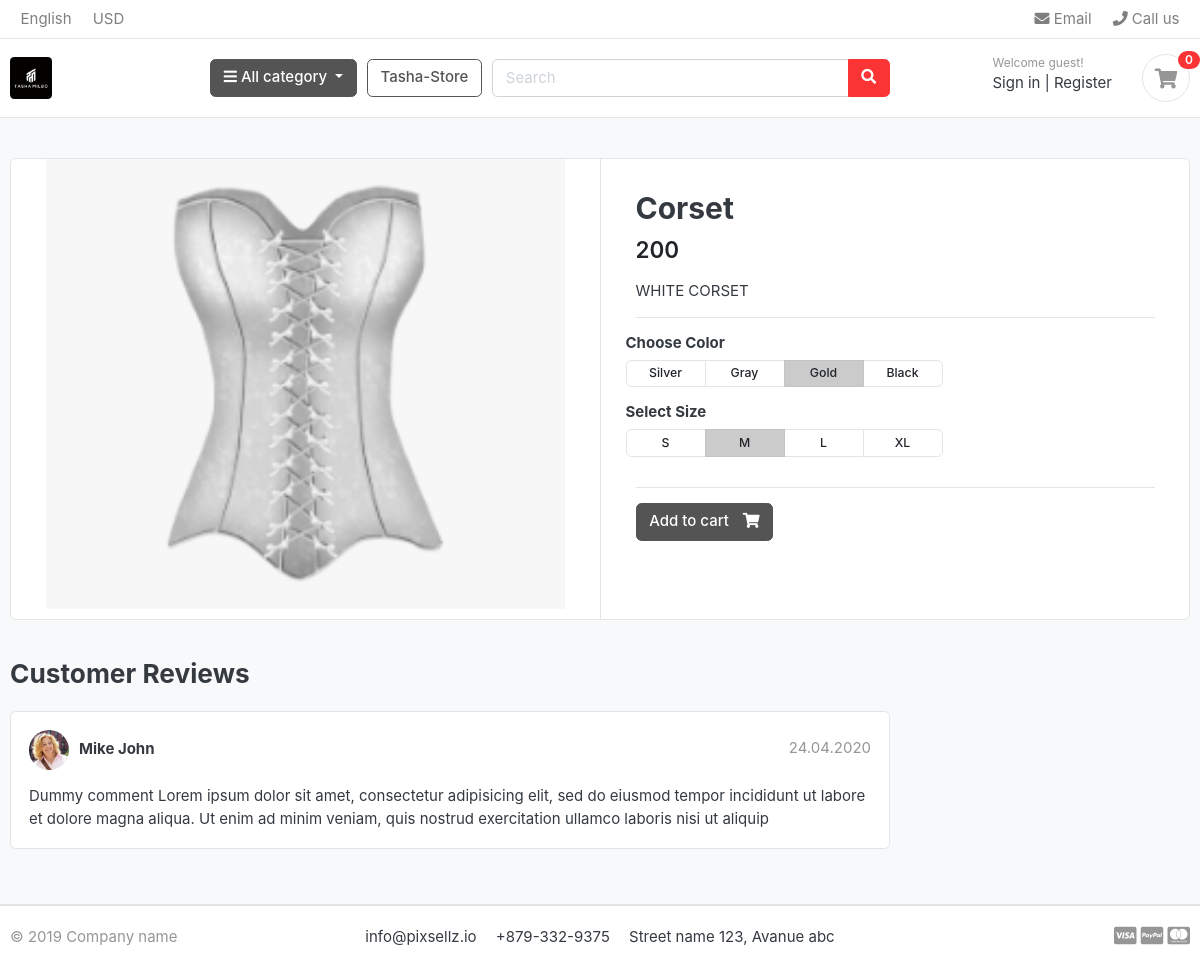
Before: /store/Corset/corset/ with the older database file.
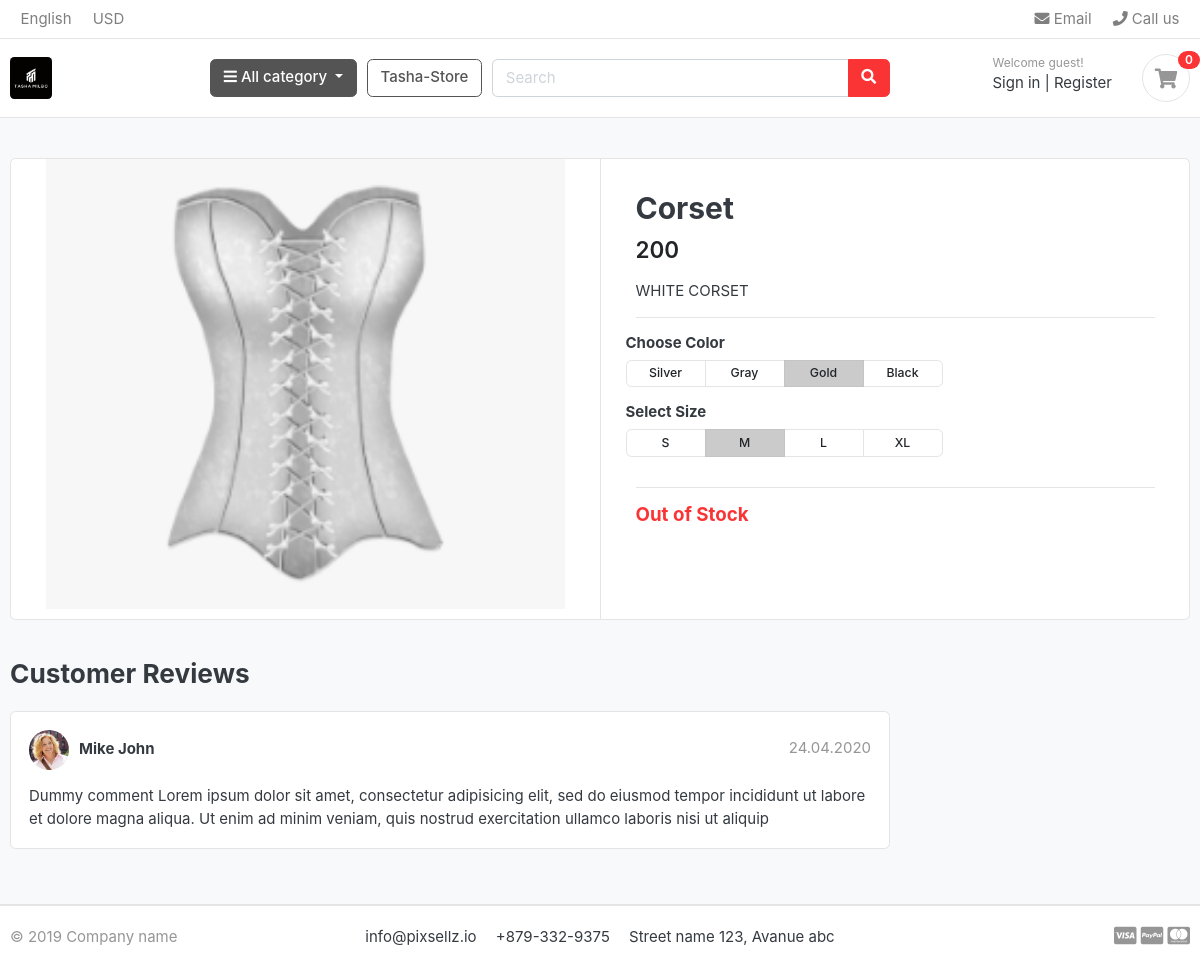
After: the same page with the newer database file.
### store/models.py (models this page shows, shortened)
class Product(models.Model):
    product_name = models.CharField(max_length=200, unique=True)
    slug         = models.SlugField(max_length=200, unique=True)
    description  = models.TextField(max_length=500, blank=True)
    price        = models.IntegerField()
    images       = models.ImageField(upload_to='photos/products')
    stock        = models.IntegerField()
    is_available = models.BooleanField(default=True)
    category     = models.ForeignKey(Category, on_delete=models.CASCADE)
    create_date  = models.DateTimeField(auto_now_add=True)
    modified_date= models.DateTimeField(auto_now=True)

### store/views.py (the view)
# urls.py: path('<slug:category_slug>/<slug:product_slug>/', views.product_detail, name='product_detail'),
def product_detail(request, category_slug, product_slug):
    try:
        single_product = Product.objects.get(category__slug=category_slug, slug=product_slug)
    except Exception as e:
        raise e
    context = {
        'single_product': single_product,
    }
    return render(request, 'store/product_detail.html', context)

### category/context_processors.py (called while the page is built)
def menu_links(request):
    links = Category.objects.all()
    return dict(links=links)

### category/models.py (called while the page is built)
    def get_url(self):
            return reverse('products_by_category', args=[self.slug])

### templates/store/product_detail.html
{% extends 'base.html' %}
{% load static %}
{% block content %}
<section class="section-content padding-y bg">
<div class="container">
<div class="card">
	<div class="row no-gutters">
		<aside class="col-md-6">
<article class="gallery-wrap">
	<div class="img-big-wrap">
	   <a href="#"><img src="{{single_product.images.url }}"></a>
	</div>
</article>
		</aside>
		<main class="col-md-6 border-left">
<article class="content-body">
<h2 class="title">{{ single_product.product_name }}</h2>
<div class="mb-3">
	<var class="price h4">{{single_product.price}}</var>
</div>
<p>{{ single_product.description }}</p>
<hr>
	<div class="row">
		<div class="item-option-select">
			<h6>Choose Color</h6>
			<div class="btn-group btn-group-sm btn-group-toggle" data-toggle="buttons">
			  <label class="btn btn-light">
			    <input type="radio" name="radio_color"> Silver
			  </label>
			  <label class="btn btn-light">
			    <input type="radio" name="radio_color" > Gray
			  </label>
			  <label class="btn btn-light active">
			    <input type="radio" name="radio_color checked"> Gold
			  </label>
			  <label class="btn btn-light">
			    <input type="radio" name="radio_color"> Black
			  </label>
			</div>
		</div>
	</div>
	<div class="row">
		<div class="item-option-select">
			<h6>Select Size</h6>
			<div class="btn-group btn-group-sm btn-group-toggle" data-toggle="buttons">
			  <label class="btn btn-light">
			    <input type="radio" name="radio_color"> S
			  </label>
			  <label class="btn btn-light active">
			    <input type="radio" name="radio_color" checked> M
			  </label>
			  <label class="btn btn-light">
			    <input type="radio" name="radio_color"> L
			  </label>
			  <label class="btn btn-light">
			    <input type="radio" name="radio_color"> XL
			  </label>
			</div>
		</div>
	</div>
	<hr>
	{% if single_product.stock <= 0 %}
	<h5 class="text-danger">Out of Stock</h5>
	{% else %}
	<a href="{% url 'add_cart' single_product.id %}" class="btn  btn-secondary"> <span class="text">Add to cart</span> <i class="fas fa-shopping-cart"></i>  </a>
  {% endif %}
</article>
		</main>
	</div>
</div>
<br>
<div class="row">
			<div class="col-md-9">
	<header class="section-heading">
		<h3>Customer Reviews </h3>
	</header>
	<article class="box mb-3">
		<div class="icontext w-100">
			<img src="{% static './images/avatars/avatar1.jpg'%}" class="img-xs icon rounded-circle">
			<div class="text">
				<span class="date text-muted float-md-right">24.04.2020 </span>
				<h6 class="mb-1">Mike John </h6>
			</div>
		</div>
		<div class="mt-3">
			<p>
				Dummy comment Lorem ipsum dolor sit amet, consectetur adipisicing elit, sed do eiusmod
				tempor incididunt ut labore et dolore magna aliqua. Ut enim ad minim veniam,
				quis nostrud exercitation ullamco laboris nisi ut aliquip
			</p>
		</div>
	</article>
	</div>
</div>
</div>
</section>
{% endblock %}

### templates/base.html (shortened to what this page needs)
{% load static %}
<!DOCTYPE HTML>
<html lang="en">
<head>
<link href="{%static 'css/bootstrap.css' %}" rel="stylesheet" type="text/css"/>
<link href="{% static 'fonts/fontawesome/css/all.min.css'%}" type="text/css" rel="stylesheet">
<link href="{% static 'css/ui.css'%}" rel="stylesheet" type="text/css"/>
<link href="{% static 'css/responsive.css'%}" rel="stylesheet" media="only screen and (max-width: 1200px)" />
</head>
<body>
{% include 'includes/navbar.html' %}
{% block content %}{% endblock %}
{% include 'includes/footer.html' %}

### templates/includes/navbar.html (shortened to what this page needs)
{% load static %}
<header class="section-header">
<nav class="navbar p-md-0 navbar-expand-sm navbar-light border-bottom">
<div class="container">
  <div class="collapse navbar-collapse" id="navbarTop4">
    <ul class="navbar-nav mr-auto">
      <li class="nav-item dropdown">
      <a href="#" class="nav-link">   English </a>
    </li>
    <li class="nav-item dropdown">
      <a href="#" class="nav-link"> USD </a>
    </li>
    </ul>
    <ul class="navbar-nav">
    <li><a href="#" class="nav-link"> <i class="fa fa-envelope"></i> Email </a></li>
    <li><a href="#" class="nav-link"> <i class="fa fa-phone"></i> Call us </a></li>
  </ul>
  </div>
</div>
</nav>
<section class="header-main border-bottom">
  <div class="container">
<div class="row align-items-center">
  <div class="col-lg-2 col-md-3 col-6">
    <a href="{% url 'home'%}" class="brand-wrap">
      <img class="logo" src="{% static './images/tasha_logo.jpg'%}" style="border-radius: 10%;">
    </a>
  </div>
  <div class="col-lg col-sm col-md col-6 flex-grow-0">
    <div class="category-wrap dropdown d-inline-block float-right">
      <button type="button" class="btn btn-secondary dropdown-toggle" data-toggle="dropdown">
        <i class="fa fa-bars"></i> All category
      </button>
    </div>
  </div>
  <a href="{% url 'store' %}" class="btn btn-outline-secondary">Tasha-Store</a>
  <div class="col-lg  col-md-6 col-sm-12 col">
    <form action="#" class="search">
      <div class="input-group w-100">
          <input type="text" class="form-control" style="width:60%;" placeholder="Search">
          <div class="input-group-append">
            <button class="btn btn-danger" type="submit">
              <i class="fa fa-search"></i>
            </button>
          </div>
        </div>
    </form>
  </div>
  <div class="col-lg-3 col-sm-6 col-8 order-2 order-lg-3">
        <div class="d-flex justify-content-end mb-3 mb-lg-0">
          <div class="widget-header">
            <small class="title text-muted">Welcome guest!</small>
            <div>
              <a href="./signin.html">Sign in</a> <span class="dark-transp"> | </span>
              <a href="./register.html"> Register</a>
            </div>
          </div>
          <a href="./cart.html" class="widget-header pl-3 ml-3">
            <div class="icon icon-sm rounded-circle border"><i class="fa fa-shopping-cart"></i></div>
            <span class="badge badge-pill badge-danger notify">0</span>
          </a>
        </div>
      </div>
</div>
  </div>
</section>
</header>

### templates/includes/footer.html
<footer class="section-footer border-top">
	<div class="container">
		<section class="footer-bottom border-top row">
			<div class="col-md-2">
				<p class="text-muted"> &copy 2019 Company name </p>
			</div>
			<div class="col-md-8 text-md-center">
				<span  class="px-2">info@pixsellz.io</span>
				<span  class="px-2">+879-332-9375</span>
				<span  class="px-2">Street name 123, Avanue abc</span>
			</div>
			<div class="col-md-2 text-md-right text-muted">
				<i class="fab fa-lg fa-cc-visa"></i>
				<i class="fab fa-lg fa-cc-paypal"></i>
				<i class="fab fa-lg fa-cc-mastercard"></i>
			</div>
		</section>
	</div>
</footer>

### greatkart/static/css/ui.css (style rules this page uses)
html { font-family: "Inter", sans-serif; font-size: 15px; }
.content-body { flex: 1 1 auto; padding: 2rem 2.3rem; }
.icon-xs, .icon-sm, .icon-md, .icon-lg { display: inline-block; text-align: center; flex-shrink: 0; flex-grow: 0; }
.icon-sm { width: 48px; height: 48px; line-height: 48px !important; font-size: 20px; }
.img-xs, .img-sm, .img-md, .img-lg { -o-object-fit: cover; object-fit: cover; flex-shrink: 0; flex-grow: 0; }
.img-xs { width: 40px; height: 40px; }
.padding-y { padding-top: 40px; padding-bottom: 40px; }
var { font-style: normal; }
article:after, .form-group:after { display: block; clear: both; content: ""; }
.bg { background-color: #f8f9fa; }
.section-heading { margin-bottom: 20px; margin-top: 15px; }
p:last-child { margin-bottom: 0; }
.header-main { position: relative; padding-top: 1rem; padding-bottom: 1rem; }
.brand-wrap .logo, .navbar-brand .logo { margin-right: 7px; max-height: 42px; display: inline-block; }
.widget-header { display: inline-block; vertical-align: middle; position: relative; }
.widget-header a { color: #343a40; }
.widget-header i { color: #969696; }
.widget-header .title { display: block; }
.widget-header .notify { position: absolute; top: -3px; right: -10px; }
.footer-bottom { padding-top: 20px; padding-bottom: 20px; }
.btn-light { background-color: #fff; border-color: #e4e4e4; }
.icontext { display: inline-flex; align-items: center; vertical-align: middle; }
.icontext .text { width: 100%; line-height: 1.2; }
.icontext .icon { position: relative; margin-right: 10px; flex-shrink: 0; flex-grow: 0; }
.notify { position: absolute; top: -4px; right: -10px; display: inline-block; padding: 0.25em 0.6em; font-size: 12px; line-height: 1; text-align: center; border-radius: 3rem; color: #fff; background-color: #fa3434; }
.price { font-weight: 600; color: #212529; }
.box { padding: 18px; background: #fff; border-radius: 0.37rem; border: 1px solid #e4e4e4; }
.box img { max-width: 100%; }
.gallery-wrap .img-big-wrap { margin-bottom: 10px; border-radius: 0.37rem; overflow: hidden; background-color: #fff; }
.gallery-wrap .img-big-wrap a { text-align: center; display: block; }
.gallery-wrap .img-big-wrap img { height: 450px; width: auto; display: inline-block; }
.item-option-select { margin-bottom: 1rem; display: inline-block; margin-right: 15px; }
.item-option-select .btn { min-width: 80px; }

Changed rows visible on the page:
changed Product "Corset": stock 100 → 0 (drawn)
Other visible differences:
text no longer shown: "Add to cart"
text now shown: "Out of Stock"
